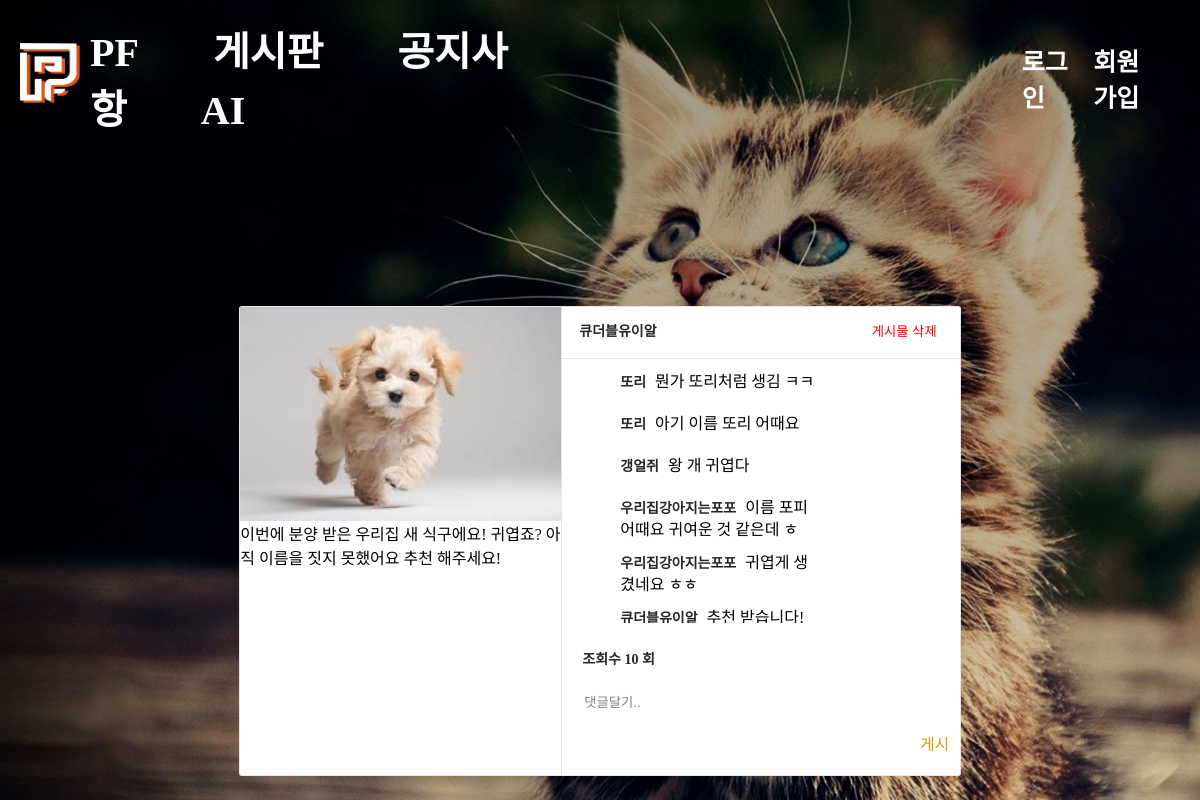
The app's page /frontend/pf/pf_in.php?post_id=12 with its own data.
### tables this page shows
CREATE TABLE `pf` (
  `id` int(11) NOT NULL,
  `content` text NOT NULL,
  `author` varchar(100) DEFAULT NULL,
  `created_at` timestamp NOT NULL DEFAULT current_timestamp(),
  `image_path` varchar(255) NOT NULL,
  `views` int(11) DEFAULT 0,
  `likes` int(11) DEFAULT 0
);

CREATE TABLE `comments` (
  `id` int(11) NOT NULL,
  `post_id` int(11) NOT NULL,
  `username` varchar(100) NOT NULL,
  `content` text NOT NULL,
  `created_at` timestamp NOT NULL DEFAULT current_timestamp()
);

### frontend/pf/pf_in.php (the view, shortened to what this page needs)
<?php
include '../topbar/topbar.php';
$servername = "localhost";
$dbUsername = "root";
$dbPassword = "";
$dbname = "petfolio";
$conn = new mysqli($servername, $dbUsername, $dbPassword, $dbname);
$post_id = isset($_GET['post_id']) ? $_GET['post_id'] : 0;
$updateViewsSql = "UPDATE pf SET views = views + 1 WHERE id = $post_id";
$conn->query($updateViewsSql);
$sql = "SELECT * FROM pf WHERE id = ?";
$stmt = $conn->prepare($sql);
$stmt->bind_param("i", $post_id);
$stmt->execute();
$result = $stmt->get_result();
if ($row = $result->fetch_assoc()) {
    $imagePath = $row['image_path'];
    $content = $row['content'];
    $author = $row['author'];
    $views = $row['views'];
} else {
    echo "게시물을 찾을 수 없습니다.";
    exit();
}
$commentsSql = "SELECT * FROM comments WHERE post_id = ? ORDER BY created_at DESC";
$commentsStmt = $conn->prepare($commentsSql);
$commentsStmt->bind_param("i", $post_id);
$commentsStmt->execute();
$commentsResult = $commentsStmt->get_result();
$comments = [];
while ($comment = $commentsResult->fetch_assoc()) {
    $comments[] = $comment;
}
?>
<!DOCTYPE html>
<html>
<head>
    <link rel="stylesheet" href="pf_InDetail.css">
    <link rel="stylesheet" href="pf_in.css">
</head>
<body>
    <section id="container">
        <div id="main_container">
            <section class="b_inner">
                <div class="contents_box" style="margin-top: 150px;">
                    <article class="contents">
                    <div class="img_section">
                        <div class="trans_inner">
                            <div><img src="<?php echo $imagePath; ?>" alt=""></div>
                        </div>
                        <a class="content-text"><?php echo $content; ?></a>
                    </div>
                        <div class="detail--right_box">
                            <header class="top">
                                <div class="user_container">
                                    <div class="user_name">
                                    <div class="nick_name"><?php echo $author; ?></div>
                                    <form  id = "delete_pf" action="../pf/pf_in_process.php" method = "post">
                                            <button  name = 'delete_post' onclick= "deletePost()" class="delete_text">게시물 삭제</button>
                                    </form>
                                    </div>
                                </div>
                            </header>
                            <section id="container">
                                <section class="scroll_section">
                                    <?php foreach ($comments as $comment): ?>
                                        <div class="admin_container">
                                            <div class="admin"></div>
                                            <div class="comment">
                                                <span class="user_id"><?php echo htmlspecialchars($comment['username']); ?></span>
                                                <?php echo htmlspecialchars($comment['content']); ?>
                                            </div>
                                        </div>
                                    <?php endforeach; ?>
                                </section>
                            <div class="bottom_icons">
                            </div>
                            <div class="count_likes">
                                조회수
                                <span class="count"><?php echo "$views" ?></span>
                                회
                            </div>
                            <form id="commentForm" action="../pf/pf_comment_process.php" method="post">
                                <div class="commit_field">
                                    <input type= "text" class = "input_margin" placeholder= "댓글달기.." name= "content">
                                    </div>
                                    <div class="upload_btn" onclick="commentPost();">게시</div>
                            </form>
                        </div>
                    </article>
                </div>
            </section>
        </div>
    </section>
</body>
</html>

### frontend/topbar/TopBar.css (style rules this page uses)
body { font-family: 'SKYBORI' }

### frontend/pf/pf_InDetail.css (style rules this page uses)
.contents { max-width: 933px; display: flex; border: 1px solid rgba(0,0,0,.0975); border-radius: 3px; background: #fff; }
.contents .img_section { overflow: hidden; max-width: 400px; border-right: 1px solid rgba(0,0,0,.0975); }
.contents .img_section .trans_inner { font-size: 0; }
.contents .img_section .trans_inner > div { width: 100%; display: inline-block; max-width: 600px; max-height: 400px; }
.contents .img_section .trans_inner img { width: 100%; height: auto; }
.contents_box { display: flex; justify-content: center; align-items: center; }
.user_container .user_name { color:#262626; display: flex; justify-content: space-between; gap: 130px; }
.user_container .nick_name { font-size: 14px; font-weight: bold; margin-bottom: 5px; }
.delete_text { background: none; cursor: pointer; border: none; margin-right: auto 0; color:red; text-decoration: none; }
.contents .img_section { overflow: hidden; }
.contents .img_section .trans_inner > div { width: 100%; display: inline-block; }
.contents .img_section .trans_inner img { width: 100%; height: 100%; }
.detail--right_box { max-width:500px; width: 100%; }
.detail--right_box .top { justify-content: space-between; align-items: center; padding: 13px 17px; position: relative; border-bottom: 1px solid rgba(0,0,0,.0975); }
.scroll_section { padding:12px 16px; height: 240px; overflow-x: hidden; overflow-y: scroll; }
.scroll_section .admin_container { margin-bottom: 10px; }
.scroll_section .admin_container, .scroll_section .user_container-detail { display: flex; }
.scroll_section .admin_container .admin, .scroll_section .user_container-detail .user { width: 32px; height: 32px; min-width:32px; border-radius: 50%; overflow:hidden; margin-right: 10px; }
.scroll_section .user_id { color:#262626; font-size: 14px; font-weight: bold; margin-right:5px; }
.scroll_section .comment { line-height:1.4; position: relative; width: 100%; word-wrap: break-word; max-width: 200px; white-space: normal; overflow-wrap: break-word; }
.bottom_icons { display: flex; justify-content: space-between; align-items: center; padding: 10px 20px; }
.count_likes { font-weight: bold; font-size: 14px; color:#262626; padding: 5px 20px; }
.commit_field { min-height: 56px; padding: 0 20px; position: relative; }
.commit_field input { width: 100%; height: 56px; border: none; outline:none; background:transparent; }
.commit_field input::placeholder { color:gray; }

### frontend/pf/pf_in.css (style rules this page uses)
body { font-family: 'SKYBORI'; margin: 0; padding: 0; background: url('../img/pf\ cat.jpg') center/cover no-repeat fixed; }
body::before { content: ""; position: fixed; top: 0; left: 0; width: 100%; height: 100%; z-index: -1; background: linear-gradient(rgba(0, 0, 0, 0.4), rgba(0, 0, 0, 0.3), rgba(0, 0, 0, 0.3), rgba(0, 0, 0, 0.2),rgba(0, 0, 0, 0.1)); }
.upload_btn { margin-left: 90%; margin-bottom: 5%; color: rgb(220, 157, 0); }

### records on screen
pf: image_path (picture), content "이번에 분양 받은 우리집 새 식구에요! 귀엽죠? 아직 이름을 짓지 못했어요 추천 해주세요!", author "큐더블유이알", views "10"
comments: username "또리", content "뭔가 또리처럼 생김 ㅋㅋ"
comments: username "또리", content "아기 이름 또리 어때요"
comments: username "갱얼쥐", content "왕 개 귀엽다"
comments: username "우리집강아지는포포", content "이름 포피 어때요 귀여운 것 같은데 ㅎ"
comments: username "우리집강아지는포포", content "귀엽게 생겼네요 ㅎㅎ"
comments: username "큐더블유이알", content "추천 받습니다!"
